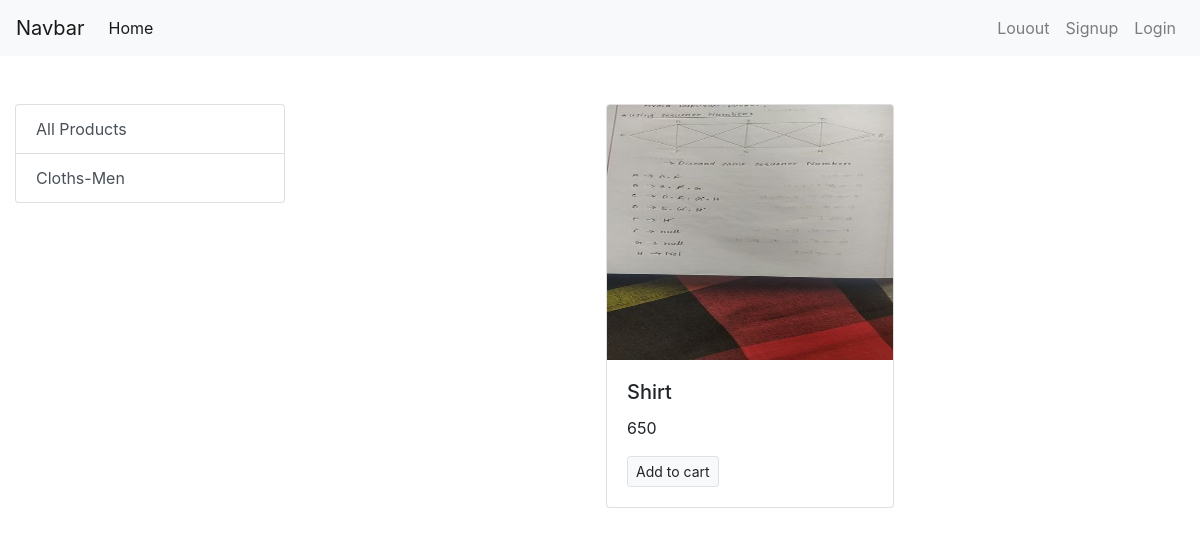
Page /?category=4 on the earlier database version.
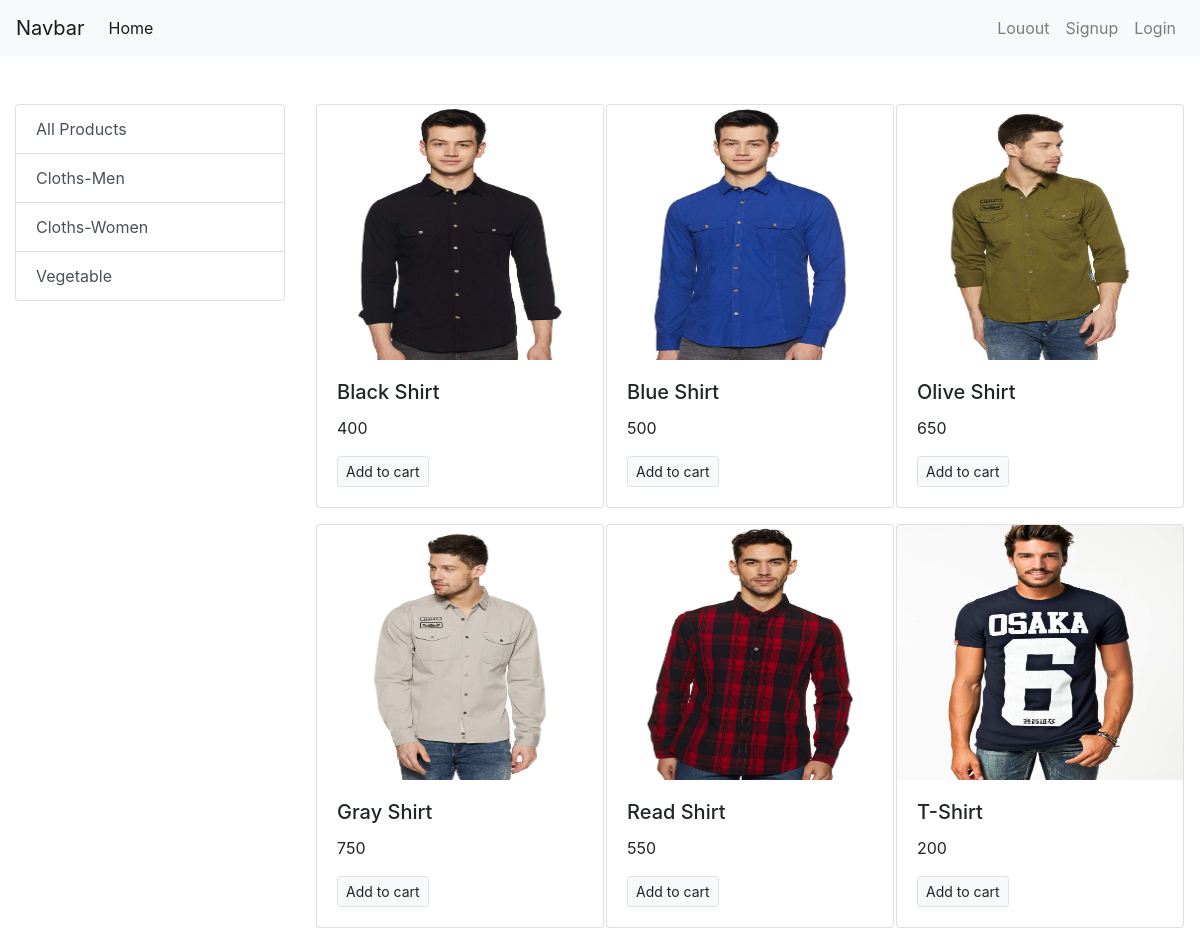
Same page on the later database version.
### store/models.py (models this page shows, shortened)
class Category(models.Model):
    name=models.CharField(max_length=20, null=True, blank=True )
    @staticmethod
    def get_all_category():
        return Category.objects.all()

class product(models.Model):
    name=models.CharField(max_length=50, null=True, blank=True)
    price=models.IntegerField(default=0)
    category=models.ForeignKey(Category, on_delete=models.CASCADE, default=1)
    description=models.CharField(max_length=200, default='', null=True, blank=True)
    image=models.ImageField(upload_to='upload/products/')
    @staticmethod
    def get_all_products():
        return product.objects.all()
    @staticmethod
    def get_all_products_by_categoryid(category_id):
        if category_id:
            return product.objects.filter(category=category_id)
        else:
            return product.get_all_products()

### store/views.py (the view)
# urls.py: path('', index ),
def index(request):
    products=product.get_all_products()
    category=Category.get_all_category()
    categoryID=request.GET.get('category')
    if categoryID:
        products=product.get_all_products_by_categoryid(categoryID)
    else:
        products=product.get_all_products()
    data={}
    data['products']=products
    data['category']=category
    return render(request, 'index.html',data)

### store/templates/index.html
{% extends 'base.html' %}
{% block content %}
  <div class="container-fluid mt-5">
    <div class="row">
      <div class="col-lg-3 mx-auto">
        <div class="list-group">
          <a href="/" class="list-group-item list-group-item-action ">All Products </a>
          {% for category in category %}
          <a href="/?category={{category.id}}" class="list-group-item list-group-item-action ">{{category.name}}</a>
          {% endfor %}
        </div>
      </div>
      <div id='products' class="col-lg-9">
        <div class="row mx-auto">
          {% for product in products %}
          <div class="card mx-auto mb-3" style="width: 18rem;">
            <img style="height: 255px;" class="card-img-top" src="{{product.image.url}}" alt="Card image cap">
            <div class="card-body">
              <h5 class="card-title">{{product.name}}</h5>
              <p class="card-text">{{product.price}}</p>
              <a href="#" class="btn btn-light border btn-sm">Add to cart</a>
            </div>
          </div>
          {% endfor %}
        </div>
      </div>
    </div>
  </div>
  {% endblock %}

### store/templates/base.html (shortened to what this page needs)
<!doctype html>
<html lang="en">
<head>
  <link rel="stylesheet" href="https://maxcdn.bootstrapcdn.com/bootstrap/4.0.0/css/bootstrap.min.css"
>
</head>
<body>
  <nav class="navbar navbar-expand-lg navbar-light bg-light">
    <a class="navbar-brand" href="#">Navbar</a>
    <div class="collapse navbar-collapse" id="navbarSupportedContent">
      <ul class="navbar-nav mr-auto">
        <li class="nav-item active">
          <a class="nav-link" href="#">Home <span class="sr-only">(current)</span></a>
        </li>
      </ul>
      <ul class="navbar-nav my-2 my-lg-0">
        <li class="nav-item ">
          <a class="nav-link" href="#">Louout <span class="sr-only">(current)</span></a>
        </li>
        <li class="nav-item ">
          <a class="nav-link" href="/signup">Signup <span class="sr-only">(current)</span></a>
        </li>
        <li class="nav-item ">
          <a class="nav-link" href="#">Login <span class="sr-only">(current)</span></a>
        </li>
      </ul>
    </div>
  </nav>
  {% block content %} {% endblock %}
</body>
</html>

Differences in the rows shown:
removed product: image (picture), name "Shirt", price "650"
added Category: name "Cloths-Women"
added Category: name "Vegetable"
added product: image (picture), name "Black Shirt", price "400"
added product: image (picture), name "Blue Shirt", price "500"
added product: image (picture), name "Olive Shirt", price "650"
added product: image (picture), name "Gray Shirt", price "750"
added product: image (picture), name "Read Shirt", price "550"
added product: image (picture), name "T-Shirt", price "200"
